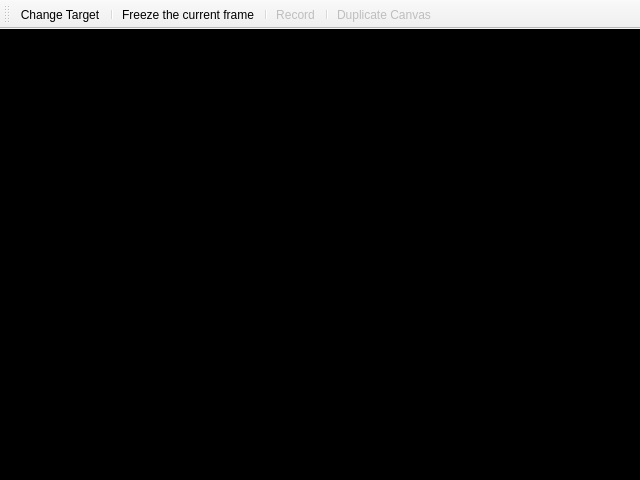
<?xml version="1.0" encoding="UTF-8"?>
<ui version="4.0">
 <class>ViewCanvas</class>
 <widget class="QMainWindow" name="ViewCanvas">
  <property name="geometry">
   <rect>
    <x>0</x>
    <y>0</y>
    <width>640</width>
    <height>480</height>
   </rect>
  </property>
  <property name="windowTitle">
   <string>Imagem Cinemática - Canvas [Raw]</string>
  </property>
  <widget class="QWidget" name="centralwidget">
   <layout class="QGridLayout" name="gridLayout">
    <property name="margin">
     <number>0</number>
    </property>
    <property name="spacing">
     <number>0</number>
    </property>
    <item row="0" column="0">
     <widget class="ResizablePixmapLabel" name="lbl_frame">
      <property name="styleSheet">
       <string notr="true">background-color:black;</string>
      </property>
      <property name="text">
       <string/>
      </property>
      <property name="alignment">
       <set>Qt::AlignCenter</set>
      </property>
     </widget>
    </item>
   </layout>
  </widget>
  <widget class="QToolBar" name="tool_bar">
   <property name="windowTitle">
    <string>toolBar</string>
   </property>
   <property name="movable">
    <bool>true</bool>
   </property>
   <property name="toolButtonStyle">
    <enum>Qt::ToolButtonIconOnly</enum>
   </property>
   <property name="floatable">
    <bool>true</bool>
   </property>
   <attribute name="toolBarArea">
    <enum>TopToolBarArea</enum>
   </attribute>
   <attribute name="toolBarBreak">
    <bool>false</bool>
   </attribute>
   <addaction name="actn_change_target"/>
   <addaction name="separator"/>
   <addaction name="actn_freeze_frame"/>
   <addaction name="separator"/>
   <addaction name="actn_record_canvas"/>
   <addaction name="separator"/>
   <addaction name="actn_duplicate_canvas"/>
  </widget>
  <action name="actn_change_target">
   <property name="icon">
    <iconset resource="../qrc/ic_resources.qrc">
     <normaloff>:/icon/target</normaloff>:/icon/target</iconset>
   </property>
   <property name="text">
    <string>Change Target</string>
   </property>
   <property name="toolTip">
    <string>Change the preview target for this Canvas</string>
   </property>
  </action>
  <action name="actn_freeze_frame">
   <property name="checkable">
    <bool>true</bool>
   </property>
   <property name="icon">
    <iconset resource="../qrc/ic_resources.qrc">
     <normaloff>:/icon/stop_black</normaloff>:/icon/stop_black</iconset>
   </property>
   <property name="text">
    <string>Freeze the current frame</string>
   </property>
   <property name="toolTip">
    <string>Prevents the canvas from updating the current frame</string>
   </property>
  </action>
  <action name="actn_duplicate_canvas">
   <property name="enabled">
    <bool>false</bool>
   </property>
   <property name="icon">
    <iconset resource="../qrc/ic_resources.qrc">
     <normaloff>:/icon/duplicate_canvas</normaloff>:/icon/duplicate_canvas</iconset>
   </property>
   <property name="text">
    <string>Duplicate Canvas</string>
   </property>
   <property name="toolTip">
    <string>Create a new canvas with the same options as this one</string>
   </property>
  </action>
  <action name="actn_record_canvas">
   <property name="enabled">
    <bool>false</bool>
   </property>
   <property name="icon">
    <iconset resource="../qrc/ic_resources.qrc">
     <normaloff>:/icon/record</normaloff>:/icon/record</iconset>
   </property>
   <property name="text">
    <string>Record</string>
   </property>
   <property name="toolTip">
    <string>Record the frames viewed by this canvas and save it to a file</string>
   </property>
  </action>
  <action name="actn_close_canvas">
   <property name="icon">
    <iconset resource="../qrc/ic_resources.qrc">
     <normaloff>:/icon/close_canvas</normaloff>:/icon/close_canvas</iconset>
   </property>
   <property name="text">
    <string>Close Canvas</string>
   </property>
   <property name="toolTip">
    <string>Close the canvas</string>
   </property>
  </action>
 </widget>
 <customwidgets>
  <customwidget>
   <class>ResizablePixmapLabel</class>
   <extends>QLabel</extends>
   <header>gui.resizable_pixmap_label</header>
  </customwidget>
 </customwidgets>
 <resources>
  <include location="../qrc/ic_resources.qrc"/>
 </resources>
 <connections/>
</ui>
